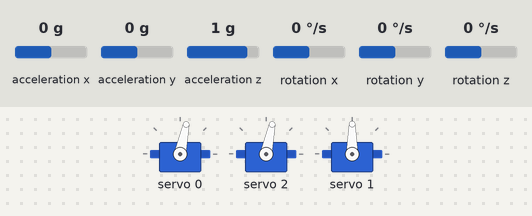
The sketch below on a simulated Arduino Uno, built with avr-gcc and run on an emulated ATmega328P. On the bench: 3 × servo. Inputs (shaded band) come from the test bench; at power-on: rotation z 0 °/s, acceleration x 0 g, acceleration y 0 g, acceleration z 1 g, rotation x 0 °/s, rotation y 0 °/s. What the sketch prints to the serial monitor is not drawn.

Above: at 6.5 s.
6.6 s: rotation z set to -2 °/s
At 9.4 s:
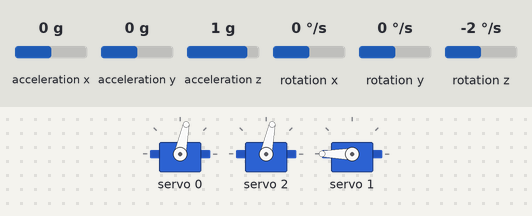
9.6 s: acceleration x set to -1.4 g
At 10.4 s:
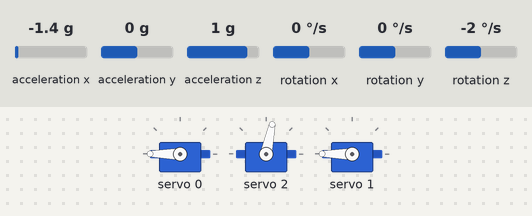
11.1 s: acceleration y set to -1.4 g
At 11.4 s:
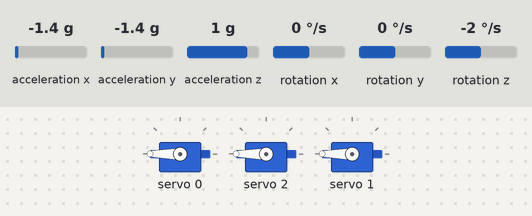
12.6 s: rotation z set to 100 °/s
14.6 s: acceleration x set to -1.2 g
16.1 s: acceleration x set to -0.9 g
At 16.6 s:
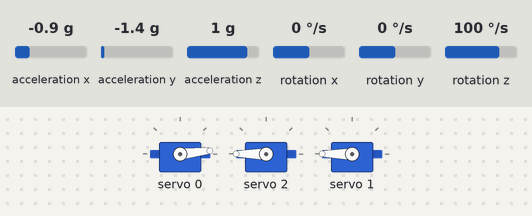
Timing chart, 0 to 65.1 s (numbered marks = the images above; inputs shaded):
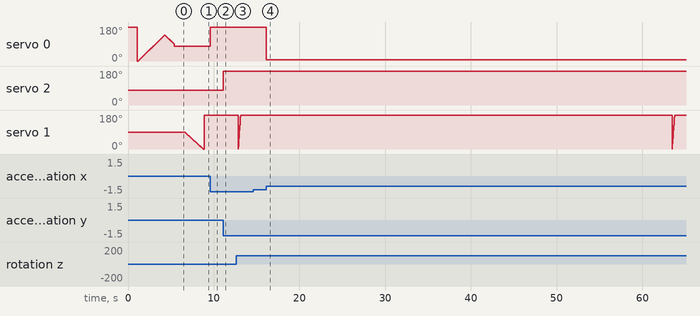

Measured:
- the behaviour switches between 0 and -1 °/s on rotation z (found by bisection; images 0 and 1)
- the behaviour switches between -1.1 and -1 g on acceleration x (found by bisection; images 3 and 4)
- after the input at 9.6 s, servo 0: 78° → 180° at once
- after the input at 11.1 s, servo 2: 78° → 180° at once
- after the input at 16.1 s, servo 0: 180° → 6° at once

The sketch:

accel.ino
```cpp
#include <MPU6050.h>
/* Include the HCPCA9685 library */
#include "HCPCA9685.h"

/* I2C slave address for the device/module. For the HCMODU0097 the default I2C address
   is 0x40 */
#define I2CAdd 0x40

MPU6050 sensor;

int16_t ax, ay, az;

int16_t gx, gy, gz;

/* Create an instance of the library */
HCPCA9685 HCPCA9685(I2CAdd);

void setup()
{
    Serial.begin(115200);
    /* Initialise the library and set it to 'servo mode' */
    HCPCA9685.Init(SERVO_MODE);
    sensor.initialize();
    /* Wake the device up */
    HCPCA9685.Sleep(false);
    int Pos;

    for (Pos = -100; Pos < 300; Pos++)
    {

        HCPCA9685.Servo(0, Pos);
        delay(10);
    }

    for (Pos = 300; Pos >= 200; Pos--)
    {
        HCPCA9685.Servo(0, Pos);
        delay(10);
    }
}

int temp = 200;

void loop()
{
    int Pos;

    sensor.getMotion6(&ax, &ay, &az, &gx, &gy, &gz);
    ax = map(ax, -17000, 17000, 0, 350);
    HCPCA9685.Servo(0, ax);
    ay = map(ay, -17000, 17000, 0, 350);
    HCPCA9685.Servo(2, ay); // wrist joint AY
    // Serial.println(gz);
    gz = map(gz, -17000, 17000, -20, 20);
    temp = temp + gz;
    Pos = map(temp, -5000, 6000, 0, 350);
    Serial.println(temp);
    HCPCA9685.Servo(1, temp);
    delay(5);
}
```
